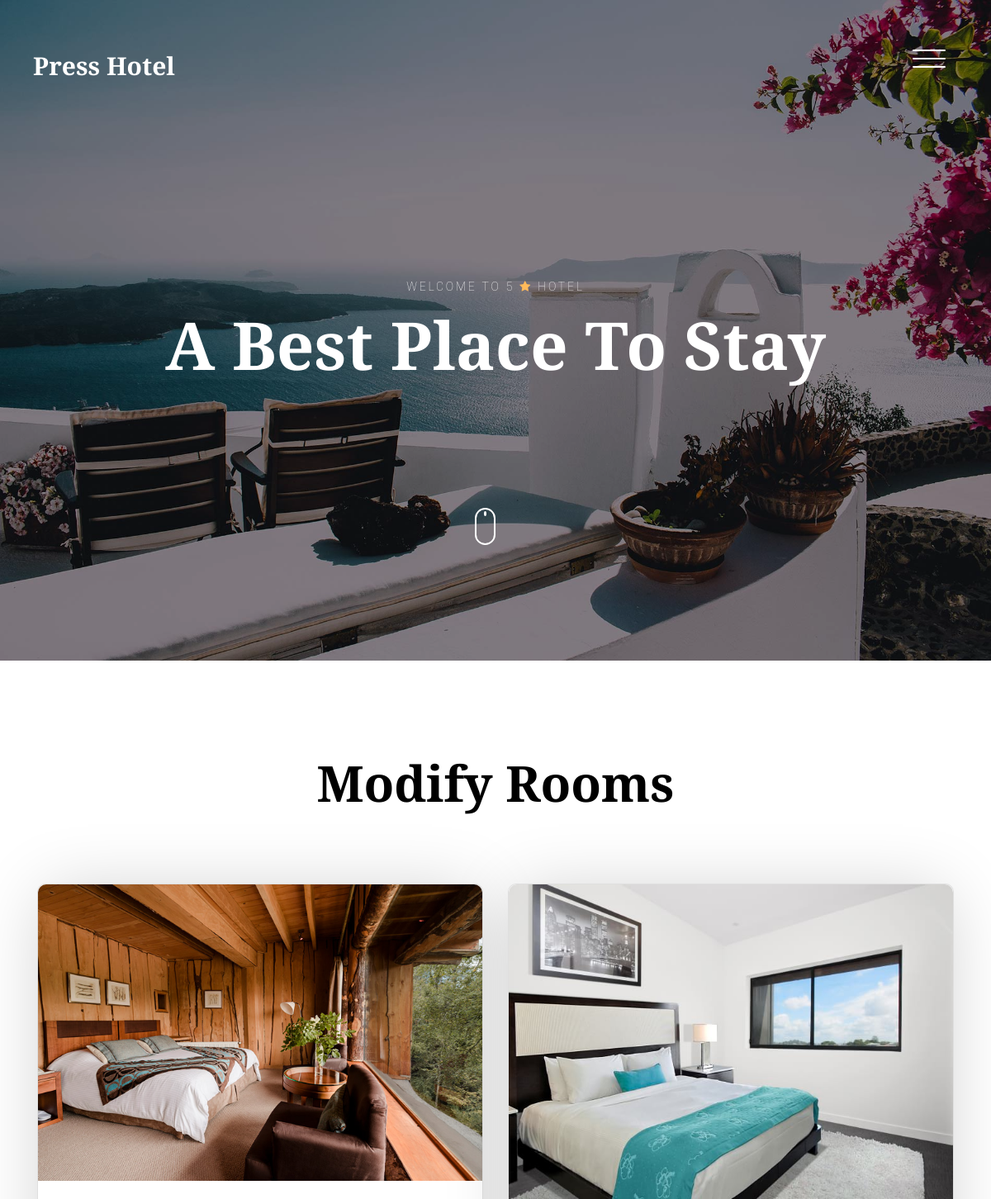
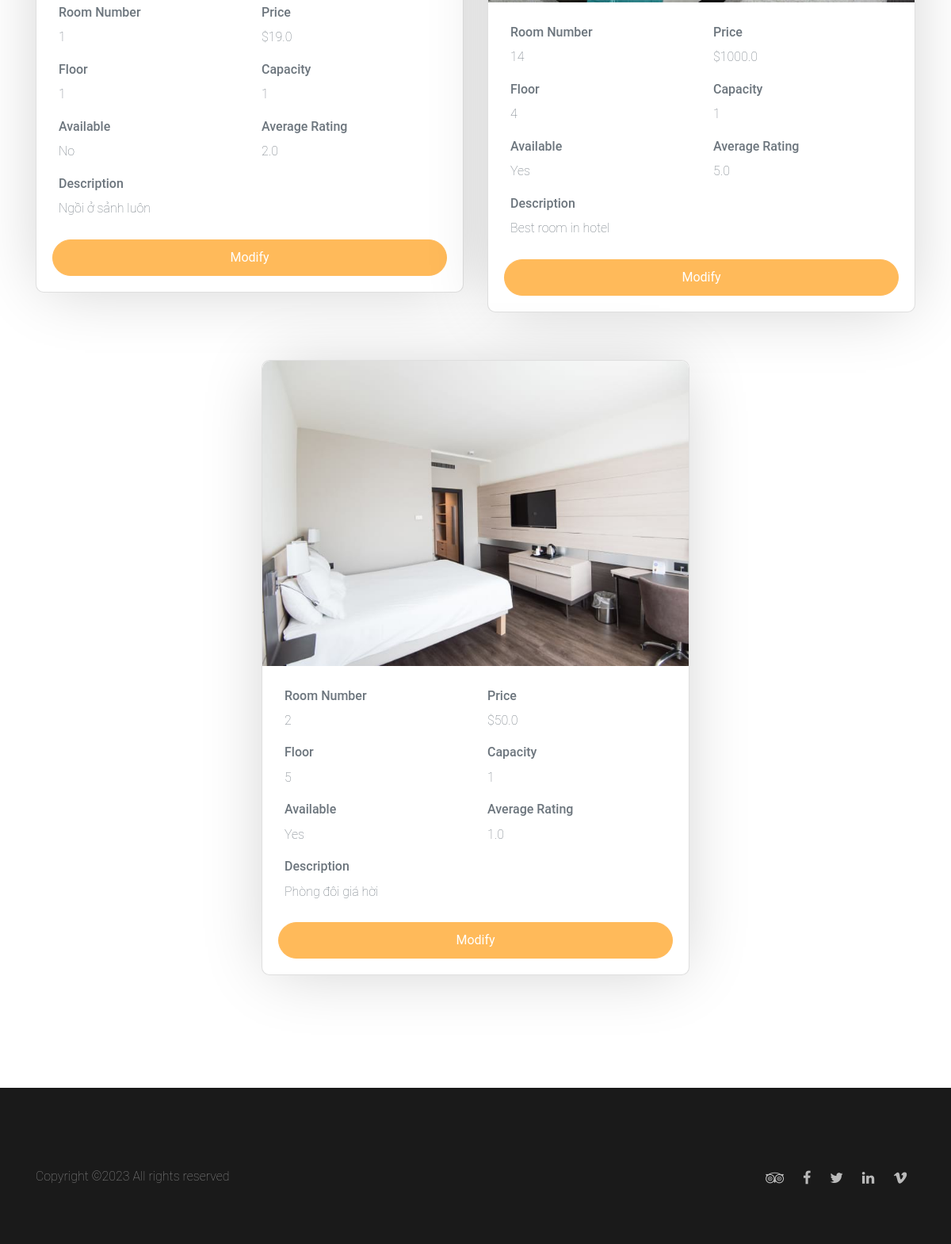
/ (signed in), run on the app's committed database (2 pictures, top to bottom).
### model.py (models this page shows)
class Room(Base):
    __tablename__ = 'rooms'
    id = Column(Integer, primary_key=True)
    room_number = Column(String(50), nullable=False)
    price = Column(Float, nullable=False)
    floor = Column(String(10), nullable=False)
    capacity = Column(Integer, nullable=False, default=1)
    image = Column(String(50), nullable=False)
    description = Column(String(1000), nullable=False)
    available = Column(Integer, nullable=False, default=1) # 0 = not available, 1 = available
    average_rating = Column(Float, nullable=False, default=0)

### main.py (the view)
@app.route('/')
def index():
    with app.app_context():
        if not session.get('logged_in'):
            return render_template('index.html')
        else:
            if session['is_admin']:
                users = getAllUsers()
                rooms = get_all_rooms()
                return render_template('admin.html', users=users ,rooms=rooms)
            if session['is_staff']:
                rooms = get_all_rooms()
                return render_template('staff.html',rooms=rooms)
            return redirect(url_for('user_route.user'))

### controller.py (called while the page is built)
def get_all_rooms():
    session = DBSession()
    rooms = session.query(Room).all()
    session.close()
    return rooms

### templates/staff.html (shortened to what this page needs)
{% extends "base.html" %}
{% block header %}
<header class="site-header js-site-header">
  <div class="container-fluid">
    <div class="row align-items-center">
      <div class="col-6 col-lg-4 site-logo" data-aos="fade"><a href="#">Press Hotel</a></div>
      <div class="col-6 col-lg-8">
        <div class="site-menu-toggle js-site-menu-toggle"  data-aos="fade">
          <span></span>
          <span></span>
          <span></span>
        </div>
      </div>
    </div>
  </div>
</header>
<section class="site-hero overlay" style="background-image: url({{ url_for('static', filename='images/hero_4.jpg') }})" data-stellar-background-ratio="0.5">
  <div class="container">
    <div class="row site-hero-inner justify-content-center align-items-center">
      <div class="col-md-10 text-center" data-aos="fade-up">
        <span class="custom-caption text-uppercase text-white d-block  mb-3">Welcome To 5 <span class="fa fa-star text-primary"></span>   Hotel</span>
        <h1 class="heading">A Best Place To Stay</h1>
      </div>
    </div>
  </div>
  <a class="mouse smoothscroll" href="#modify-rooms">
    <div class="mouse-icon">
      <span class="mouse-wheel"></span>
    </div>
  </a>
</section>
{% endblock %}
{% block body %}
<section class="section" id="modify-rooms">
  <div class="container">
    <div class="row justify-content-center text-center mb-5">
      <div class="col-md-7">
        <h2 class="heading" data-aos="fade-up">Modify Rooms</h2>
      </div>
    </div>
    <div class="row justify-content-center" data-aos="fade-up">
      {% for room in rooms %}
      <div class="col-md-6">
        <div class="card">
          <img src="{{ url_for('static', filename='images/' + room.image) }}" alt="room image" width="100%">
          <div class="card-body">
            <div class="row p-2">
              <div class="col-sm-6">
                <h6>Room Number</h6>
                <p>{{ room.room_number }}</p>
              </div>
              <div class="col-sm-6">
                <h6>Price</h6>
                <p>${{ room.price }}</p>
              </div>
              <div class="col-sm-6">
                <h6>Floor</h6>
                <p>{{ room.floor }}</p>
              </div>
              <div class="col-sm-6">
                <h6>Capacity</h6>
                <p>{{ room.capacity }}</p>
              </div>
              <div class="col-sm-6">
                <h6>Available</h6>
                <p>{{ "Yes" if room.available else "No" }}</p>
              </div>
              <div class="col-sm-6">
                <h6>Average Rating</h6>
                <p>{{ room.average_rating }}</p>
              </div>
              <div class="col-sm-12">
                <h6>Description</h6>
                <p>{{ room.description }}</p>
              </div>
            </div>
            <a href="{{ url_for('admin_route.modify_room_route', room_id=room.id) }}"><button class="btn btn-primary btn-block text-white">Modify</button></a>
          </div>
        </div>
      </div>
      {% endfor %}
    </div>
  </div>
</section>
{% endblock %}
{% block footer %}
<footer class="section footer-section">
  <div class="container">
    <div class="row pt-5">
      <p class="col-md-6 text-left">
        Copyright &copy;<script>document.write(new Date().getFullYear());</script> All rights reserved
      </p>
      <p class="col-md-6 text-right social">
        <a href="#"><span class="fa fa-tripadvisor"></span></a>
        <a href="#"><span class="fa fa-facebook"></span></a>
        <a href="#"><span class="fa fa-twitter"></span></a>
        <a href="#"><span class="fa fa-linkedin"></span></a>
        <a href="#"><span class="fa fa-vimeo"></span></a>
      </p>
    </div>
  </div>
</footer>
{% endblock %}

### static/css/style.css (style rules this page uses)
body { background: #fff; font-family: "Roboto", arial, sans-serif; font-weight: 200; font-size: 16px; line-height: 1.8; color: #6c757d; position: relative; }
a { -webkit-transition: .3s all ease; -o-transition: .3s all ease; transition: .3s all ease; text-decoration: none; }
h1, h2, h3, h4, h5 { color: #000; font-family: "Playfair Display", times, serif; }
.container-fluid { max-width: 1600px; }
.btn { padding-left: 30px; padding-right: 30px; padding-top: 10px; padding-bottom: 10px; border-radius: 50px; }
.btn, .form-control { outline: none; -webkit-box-shadow: none !important; box-shadow: none !important; }
.card { margin-block: 30px; background: #fff; -webkit-box-shadow: 0 2px 80px -10px rgba(0, 0, 0, 0.2); box-shadow: 0 2px 80px -10px rgba(0, 0, 0, 0.2); border-radius: 10px; }
.card img { border-top-left-radius: 10px; border-top-right-radius: 10px; }
.site-header { position: fixed; top: 0; width: 100%; padding: 60px 0; z-index: 2; -webkit-transition: .3s all ease-in-out; -o-transition: .3s all ease-in-out; transition: .3s all ease-in-out; }
.site-logo { padding-left: 40px; }
.site-logo a { font-size: 30px; color: #fff; font-weight: bold; line-height: 1; font-family: "Playfair Display", times, serif; }
.site-hero { background-size: cover; height: 100vh; min-height: 700px; width: 100%; position: relative; }
.site-hero .heading { font-family: "Playfair Display", times, serif; font-weight: bold; }
.site-hero.overlay:before { background: rgba(0, 0, 0, 0.45); content: ""; position: absolute; height: 100vh; min-height: 700px; top: 0; left: 0; bottom: 0; right: 0; }
.site-hero-inner { height: 100vh; min-height: 700px; }
.site-hero-inner .heading { font-size: 80px; font-family: "Playfair Display", times, serif; color: #fff; line-height: 1; font-weight: bold; }
.site-menu-toggle { top: 0; float: right; width: 40px; height: 45px; position: relative; margin: 0px auto; z-index: 200; -webkit-transform: rotate(0deg); -moz-transform: rotate(0deg); -o-transform: rotate(0deg); -ms-transform: rotate(0deg); transform: rotate(0deg); -webkit-transition: .5s ease-in-out; -moz-transition: .5s ease-in-out; -o-transition: .5s ease-in-out; transition: .5s ease-in-out; cursor: pointer; margin-right: 40px; }
.site-menu-toggle span { display: block; position: absolute; height: 2px; width: 100%; background: #fff; border-radius: 9px; opacity: 1; left: 0; -webkit-transform: rotate(0deg); -moz-transform: rotate(0deg); -o-transform: rotate(0deg); -ms-transform: rotate(0deg); transform: rotate(0deg); -webkit-transition: .25s ease-in-out; -moz-transition: .25s ease-in-out; -o-transition: .25s ease-in-out; transition: .25s ease-in-out; }
.site-menu-toggle span:nth-child(1) { top: 0px; }
.site-menu-toggle span:nth-child(2) { top: 10px; }
.site-menu-toggle span:nth-child(3) { top: 20px; }
.section { padding: 7em 0; }
.heading-serif, .heading, .testimonial-section .heading, .slider-section .heading, .blog-post-entry .heading { font-size: 60px; font-family: "Playfair Display", times, serif; font-weight: 700; }
.footer-section { background: #1a1a1a; color: #fff; padding-block: 50px; }
.footer-section a { color: rgba(255, 255, 255, 0.7); }
.footer-section p { color: rgba(255, 255, 255, 0.5); }
.footer-section .social a { font-size: 18px; padding: 10px; }
.mouse { width: 100px; display: inline-block; position: absolute; left: 50%; bottom: 140px; z-index: 1; -webkit-transform: translateX(-25%); -ms-transform: translateX(-25%); transform: translateX(-25%); }
.mouse-icon { width: 25px; height: 45px; border: 2px solid white; border-radius: 15px; cursor: pointer; position: relative; text-align: center; }
.mouse-wheel { height: 6px; margin: 2px auto 0; display: block; width: 3px; background-color: white; border-radius: 50%; -webkit-animation: 1.6s ease infinite wheel-up-down; -moz-animation: 1.6s ease infinite wheel-up-down; animation: 1.6s ease infinite wheel-up-down; }
.custom-caption { font-size: 14px; letter-spacing: .2em; }

### data on the page
Room: image (picture), room_number "1", price "19.0", floor "1", capacity "1", available "No", average_rating "2.0", description "Ngồi ở sảnh luôn"
Room: image (picture), room_number "14", price "1000.0", floor "4", capacity "1", available "Yes", average_rating "5.0", description "Best room in hotel"
Room: image (picture), room_number "2", price "50.0", floor "5", capacity "1", available "Yes", average_rating "1.0", description "Phòng đôi giá hời"
